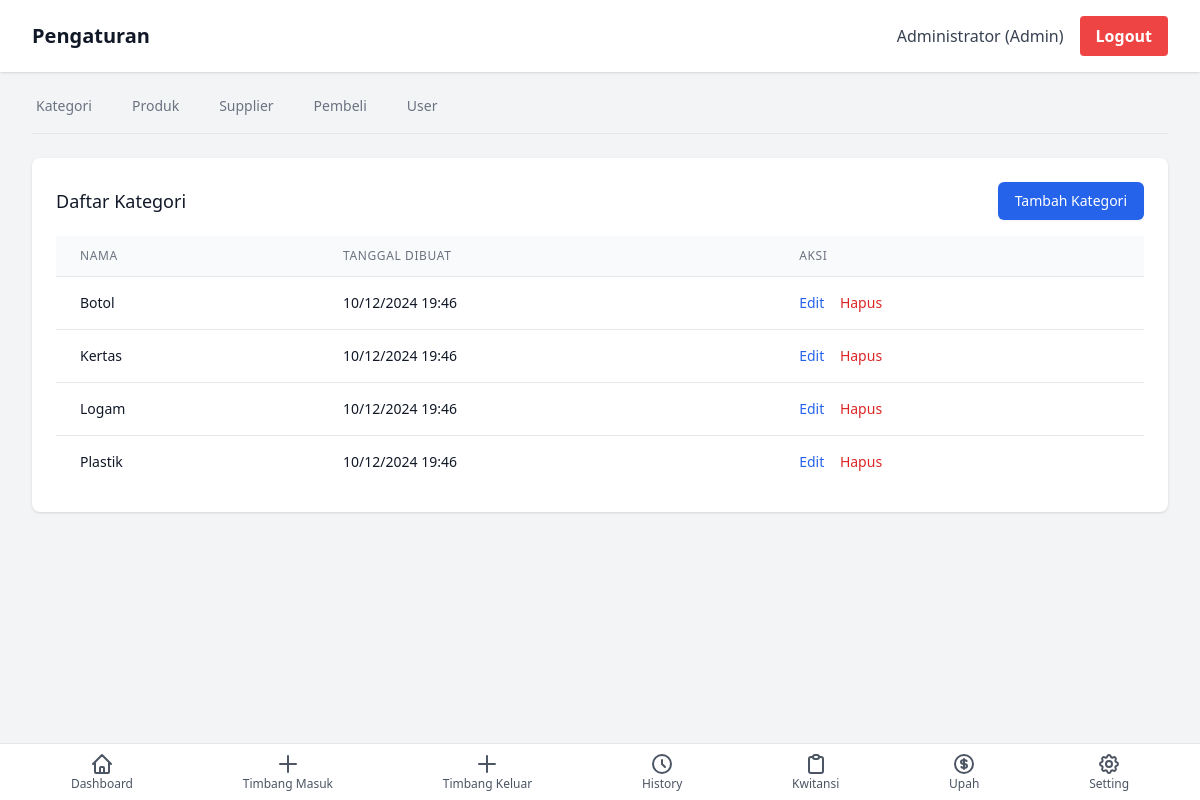
The app's page /index.php?page=settings (signed in) with its own data.
### tables this page shows
CREATE TABLE `categories` (
  `id` int(11) NOT NULL,
  `name` varchar(100) NOT NULL,
  `created_at` timestamp NOT NULL DEFAULT current_timestamp(),
  `updated_at` timestamp NOT NULL DEFAULT current_timestamp() ON UPDATE current_timestamp()
);

### pages/settings.php (the view, shortened to what this page needs)
<?php
$categories = $conn->query("SELECT * FROM categories ORDER BY name");
?>
<div class="space-y-6">
    <div class="border-b border-gray-200">
        <nav class="-mb-px flex space-x-8" aria-label="Tabs">
            <button onclick="showTab('categories')" class="tab-btn border-transparent text-gray-500 hover:text-gray-700 hover:border-gray-300 whitespace-nowrap py-4 px-1 border-b-2 font-medium text-sm">
                Kategori
            </button>
            <button onclick="showTab('products')" class="tab-btn border-transparent text-gray-500 hover:text-gray-700 hover:border-gray-300 whitespace-nowrap py-4 px-1 border-b-2 font-medium text-sm">
                Produk
            </button>
            <button onclick="showTab('suppliers')" class="tab-btn border-transparent text-gray-500 hover:text-gray-700 hover:border-gray-300 whitespace-nowrap py-4 px-1 border-b-2 font-medium text-sm">
                Supplier
            </button>
            <button onclick="showTab('buyers')" class="tab-btn border-transparent text-gray-500 hover:text-gray-700 hover:border-gray-300 whitespace-nowrap py-4 px-1 border-b-2 font-medium text-sm">
                Pembeli
            </button>
            <button onclick="showTab('users')" class="tab-btn border-transparent text-gray-500 hover:text-gray-700 hover:border-gray-300 whitespace-nowrap py-4 px-1 border-b-2 font-medium text-sm">
                User
            </button>
        </nav>
    </div>
    <div id="categories-tab" class="tab-content hidden">
        <div class="bg-white shadow rounded-lg">
            <div class="p-6">
                <div class="flex justify-between items-center mb-4">
                    <h2 class="text-lg font-medium text-gray-900">Daftar Kategori</h2>
                    <button onclick="showCategoryModal()" class="inline-flex items-center px-4 py-2 border border-transparent text-sm font-medium rounded-md shadow-sm text-white bg-blue-600 hover:bg-blue-700 focus:outline-none focus:ring-2 focus:ring-offset-2 focus:ring-blue-500">
                        Tambah Kategori
                    </button>
                </div>
                <div class="overflow-x-auto">
                    <table class="min-w-full divide-y divide-gray-200">
                        <thead class="bg-gray-50">
                            <tr>
                                <th class="px-6 py-3 text-left text-xs font-medium text-gray-500 uppercase tracking-wider">Nama</th>
                                <th class="px-6 py-3 text-left text-xs font-medium text-gray-500 uppercase tracking-wider">Tanggal Dibuat</th>
                                <th class="px-6 py-3 text-left text-xs font-medium text-gray-500 uppercase tracking-wider">Aksi</th>
                            </tr>
                        </thead>
                        <tbody class="bg-white divide-y divide-gray-200">
                            <?php while ($category = $categories->fetch_assoc()): ?>
                                <tr>
                                    <td class="px-6 py-4 whitespace-nowrap text-sm text-gray-900">
                                        <?php echo htmlspecialchars($category['name']); ?>
                                    </td>
                                    <td class="px-6 py-4 whitespace-nowrap text-sm text-gray-900">
                                        <?php echo date('d/m/Y H:i', strtotime($category['created_at'])); ?>
                                    </td>
                                    <td class="px-6 py-4 whitespace-nowrap text-sm font-medium">
                                        <button onclick="editCategory(<?php echo htmlspecialchars(json_encode($category)); ?>)" class="text-blue-600 hover:text-blue-900 mr-3">
                                            Edit
                                        </button>
                                        <button onclick="deleteCategory(<?php echo $category['id']; ?>)" class="text-red-600 hover:text-red-900">
                                            Hapus
                                        </button>
                                    </td>
                                </tr>
                            <?php endwhile; ?>
                        </tbody>
                    </table>
                </div>
            </div>
        </div>
    </div>
</div>

### records on screen
categories: name "Botol", created_at "10/12/2024 19:46"
categories: name "Kertas", created_at "10/12/2024 19:46"
categories: name "Logam", created_at "10/12/2024 19:46"
categories: name "Plastik", created_at "10/12/2024 19:46"

### other values on screen
getPageTitle($page) "Pengaturan"
$_SESSION['name'] "Administrator"
$_SESSION['role'] "Admin"
